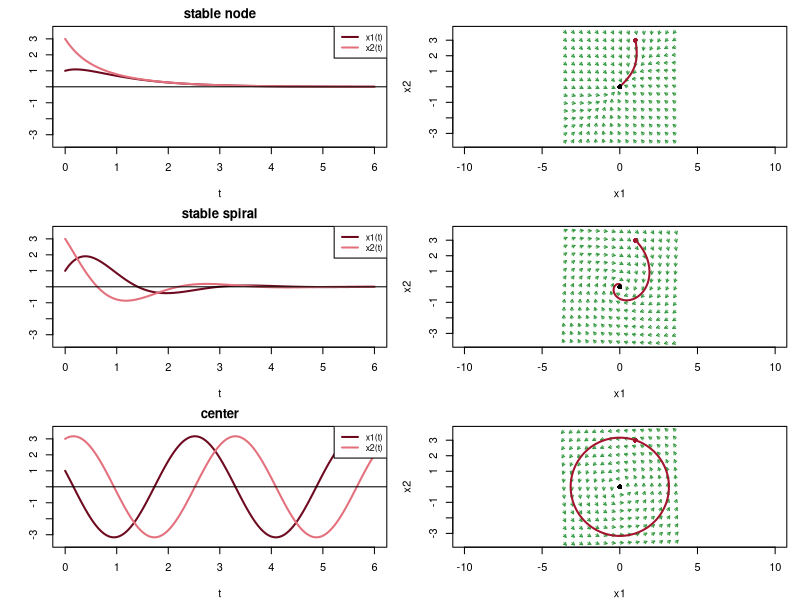

Write R code to recreate this figure.
# Fig. 4.10: Three linear systems dx/dt = A x with x(0) = (1, 3) (book, Section 4.2, Eq. 4.8 and 4.10)
# top stable node A = (-2 1; 1 -2), middle stable spiral A = (-1 2; -2 -1), bottom center A = (0 -2; 2 0)
# left time courses (solution formulas), right phase plane with direction field
# (c) 2026 Philipp Kügler · Program for the book "Dynamical Systems in the Life Sciences" · MIT License (see LICENSE)
namen <- c("stable node", "stable spiral", "center")
As <- list(matrix(c(-2, 1, 1, -2), 2, byrow = TRUE), matrix(c(-1, 2, -2, -1), 2, byrow = TRUE), matrix(c(0, -2, 2, 0), 2, byrow = TRUE))
t <- seq(0, 6, length.out = 800)
X1 <- list(2 * exp(-t) - exp(-3 * t), exp(-t) * (cos(2 * t) + 3 * sin(2 * t)), cos(2 * t) - 3 * sin(2 * t))   # solution formulas
X2 <- list(2 * exp(-t) + exp(-3 * t), exp(-t) * (3 * cos(2 * t) - sin(2 * t)), 3 * cos(2 * t) + sin(2 * t))
g <- expand.grid(x1 = seq(-3.6, 3.6, length.out = 15), x2 = seq(-3.6, 3.6, length.out = 15))
par(mfrow = c(3, 2), mar = c(4, 4, 2, 1))
for (z in 1:3) {
  A <- As[[z]]
  lam <- eigen(A)$values; lam <- lam[order(Im(lam), Re(lam))]   # sort by imaginary part, then real part
  cat(namen[z], ": eigenvalues ", paste(sprintf("%g%+gi", Re(lam), Im(lam)), collapse = "  "), "\n", sep = "")
  plot(t, X1[[z]], type = "l", col = rgb(0.43, 0.04, 0.12), lwd = 2, ylim = c(-3.5, 3.5), xlab = "t", ylab = "", main = namen[z])
  lines(t, X2[[z]], col = rgb(0.89, 0.44, 0.49), lwd = 2); abline(h = 0)
  legend("topright", legend = c("x1(t)", "x2(t)"), col = c(rgb(0.43, 0.04, 0.12), rgb(0.89, 0.44, 0.49)), lwd = 2, cex = 0.8)
  U <- A[1, 1] * g$x1 + A[1, 2] * g$x2; V <- A[2, 1] * g$x1 + A[2, 2] * g$x2; L <- sqrt(U^2 + V^2) + 1e-12
  plot(NULL, xlim = c(-3.6, 3.6), ylim = c(-3.6, 3.6), asp = 1, xlab = "x1", ylab = "x2")
  arrows(g$x1, g$x2, g$x1 + 0.22 * U / L, g$x2 + 0.22 * V / L, length = 0.03, col = rgb(0.2, 0.6, 0.25))
  lines(X1[[z]], X2[[z]], col = rgb(0.64, 0.08, 0.18), lwd = 2)
  points(1, 3, pch = 16, col = rgb(0.64, 0.08, 0.18)); points(0, 0, pch = 16)
}
